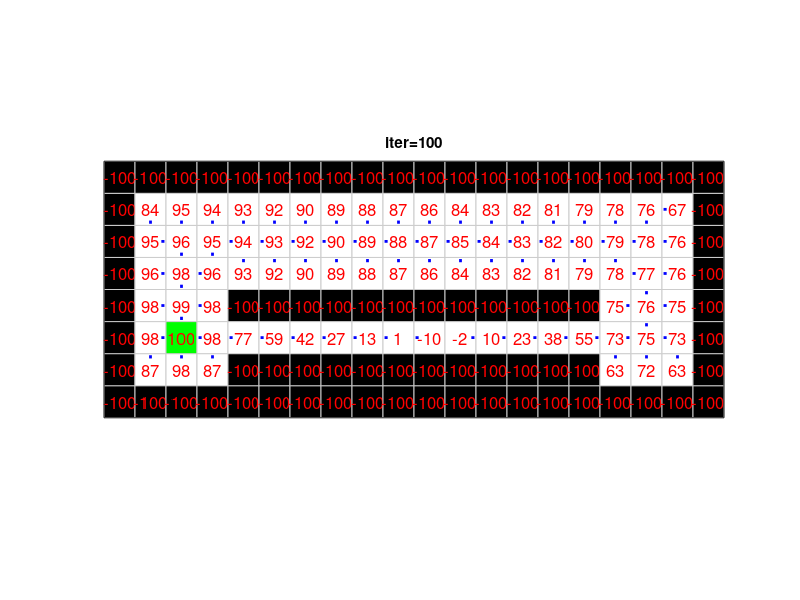

Reproduce this figure in MATLAB. (Note: this script raises an error after producing the figure.)
function [J,U]=ValueIteration

% DEFINE GLOBAL PARAMETERS
global res xdim ydim nx ny dx dy perr vGoal vObst vMove vInitial
% - minimum grid resolution
res = 0.15;
% - dimensions of the world
xdim = [-1.45 1.45];
ydim = [-0.6 0.6];
% - number of grid cells
nx=ceil((xdim(2)-xdim(1))/res);
ny=ceil((ydim(2)-ydim(1))/res);
% - size of grid cells
dx = (xdim(2)-xdim(1))/nx;
dy = (ydim(2)-ydim(1))/ny;
% - probability of going the wrong way
perr = 0.1;
% - value of goal, collision, movement
vGoal = 100;
vObst = -100;
vMove = -1;
% - initial guess at all values
vInitial = 0;

% DEFINE OBSTACLE AND GOAL LOCATIONS
obst = [1:nx 1:nx; ones(1,nx) ny*ones(1,nx)];
obst = [obst [ones(1,ny) nx*ones(1,ny); 1:ny 1:ny]];
obst = [obst [5:(nx-4); 2*ones(size(5:(nx-4)))]];
obst = [obst [5:(nx-4); 4*ones(size(5:(nx-4)))]];
isobst=sparse(zeros(nx,ny));
for k=1:size(obst,2)
    isobst(obst(1,k),obst(2,k))=1;
end
isgoal=sparse(zeros(nx,ny));
isgoal(3,3)=1;

% DEFINE INITIAL GUESS AT VALUE AND POLICY
for i=1:nx
    for j=1:ny
        if (isobst(i,j))
            J(i,j) = vObst;
            U(i,j) = 0;
        elseif (isgoal(i,j))
            J(i,j) = vGoal;
            U(i,j) = 0;
        else
            J(i,j) = vInitial;
            U(i,j) = ceil(4*rand);
        end
    end
end

% SETUP FIGURE
[Hcolor,Hcost,Haction]=setupfigure(isobst,isgoal,J);

% DO VALUE ITERATION
uchange(1)=0;
Jsto=reshape(J,[],1);
T=100;
for t=2:T
    % Uncomment one of these things to slow the display down.
%     pause;
%     pause(0.1);
    drawnow;
    
    % Iterate over all states.
    Jprev = J;
    Uprev = U;
    uchange(t)=0;
    for i=1:nx
        for j=1:ny
            % Update the value/policy for every square that is not an
            % obstacle and not a goal.
            if ((~isgoal(i,j)) & (~isobst(i,j)))
                % Get the old expected cost-to-go from the squares to the
                % north, south, east, and west.
                cn = Jprev(i,j+1);
                cs = Jprev(i,j-1);
                ce = Jprev(i+1,j);
                cw = Jprev(i-1,j);
                
                % Now compute the total expected cost for each of the four
                % possible actions (north, south, east, west).
                Jn = -1+((1-perr)*cn + (perr/2)*ce + (perr/2)*cw);
                Js = -1+((1-perr)*cs + (perr/2)*ce + (perr/2)*cw);
                Je = -1+((1-perr)*ce + (perr/2)*cn + (perr/2)*cs);
                Jw = -1+((1-perr)*cw + (perr/2)*cn + (perr/2)*cs);
                
                % Finally compute the new expected cost-to-go, by taking
                % the maximum over possible actions. Note when I say
                % "cost-to-go" here, I really mean "payoff-to-go". Also
                % note that actions are denoted 1=north, 2=south, 3=east,
                % and 4=west.
                [J(i,j),U(i,j)] = max([Jn Js Je Jw]);
                
                % See if the policy changed (for display purposes only).
                if (U(i,j)~=Uprev(i,j))
                    uchange(t) = uchange(t)+1;
                end
            end
        end
    end
    % Record the values (for display purposes only).
    Jsto=[Jsto reshape(J,[],1)];
    
    % Update the display.
    updatefigure(Hcolor,Hcost,Haction,J,U,Uprev,t);
end

% DISPLAY THE RESULTS (HOW THE VALUES/POLICY CHANGE AT EACH ITERATION)
displayresults(T,Jsto,uchange);



%%%%%%%%%%%%%%%%%%%%%%%%%%%%%%%%%%%%%%%%%%%%%%%%%%%%%%%%%%%%%%%%%%%%
% FUNCTIONS FOR DISPLAY (SHOULD BE ABLE TO SAFELY IGNORE THESE)


function [Hcolor,Hcost,Haction]=setupfigure(isobst,isgoal,J)
global res xdim ydim nx ny dx dy

% SETUP THE FIGURE
figure(1);
clf;
axis equal;
axis([xdim ydim]);
set(gca,'xtick',[],'ytick',[]);
set(gca,'layer','top');
box on;
hold on;

% DRAW HORIZONTAL AND VERTICAL GRID LINES
for i=1:nx-1
    h=line((xdim(1)+(i/nx)*(xdim(2)-xdim(1)))*[1 1],ydim);
    set(h,'color',0.8*ones(1,3));
end
for i=1:ny-1
    h=line(xdim,(ydim(1)+(i/ny)*(ydim(2)-ydim(1)))*[1 1]);
    set(h,'color',0.8*ones(1,3));
end

% COLOR THE SQUARES
for i=1:nx
    for j=1:ny
        if isgoal(i,j)
            Hcolor(i,j)=colorsquare(i,j,'g');
        elseif isobst(i,j)
            Hcolor(i,j)=colorsquare(i,j,'k');
        else
            Hcolor(i,j)=colorsquare(i,j,'w');
        end
        Hcost(i,j)=labelsquare(i,j,sprintf('%.1f',J(i,j)));
        Haction(i,j)=actionsquare(i,j);
    end
end

function updatefigure(Hcolor,Hcost,Haction,J,U,Uprev,t)
global nx ny
for i=1:nx
    for j=1:ny
        set(Hcost(i,j),'string',sprintf('%.0f',J(i,j)));
        reactionsquare(i,j,U(i,j),Haction(i,j));
        if (U(i,j)~=Uprev(i,j))
            set(Hcolor(i,j),'facecolor','y');
        else
            ccur = get(Hcolor(i,j),'facecolor');
            if (ccur==[1 1 0])
                set(Hcolor(i,j),'facecolor','w');
            end
        end
    end
end
title(sprintf('iter=%d',t));

% function displayresults(T,Jsto,uchange)
% global nx ny
% figure(2);
% clf;
% hold on;
% plot(1:T,Jsto,'k-');
% for t=1:T
%     if uchange(t)
%         h=line([t t],[-100 -100+(200*uchange(t)/(nx*ny))]);
%         set(h,'color','r','linewidth',2);
%     end
% end
% title(sprintf('Last change at iteration %d',find(uchange,1,'last')));

function marksquare(i,j)
colorsquare(i,j,'k');

function h=colorsquare(i,j,c,h)
global res xdim ydim nx ny dx dy
x = xdim(1)+((i-1)*dx);
y = ydim(1)+((j-1)*dy);
h=rectangle('position',[x y dx dy],'facecolor',c,'edgecolor',0.8*ones(1,3));

function h=labelsquare(i,j,s)
global res xdim ydim nx ny dx dy
x = xdim(1)+((i+0.5-1)*dx);
y = ydim(1)+((j+0.5-1)*dy);
h=text(x,y,s);
set(h,'fontsize',12,'color','r','horizontalalignment','center');

function h=actionsquare(i,j)
global res xdim ydim nx ny dx dy
x = xdim(1)+((i+0.5-1)*dx);
y = ydim(1)+((j+0.5-1)*dy);
h = line([x x],[y y]);
set(h,'color','b','linewidth',2);

function reactionsquare(i,j,d,h)
global res xdim ydim nx ny dx dy
x = xdim(1)+((i+0.5-1)*dx);
y = ydim(1)+((j+0.5-1)*dy);
if (d~=0)
    D = [0 dy; 0 -dy; dx 0; -dx 0]';
    set(h,'xdata',x+D(1,d)*[0.35 0.45],'ydata',y+D(2,d)*[0.35 0.45]);
end
